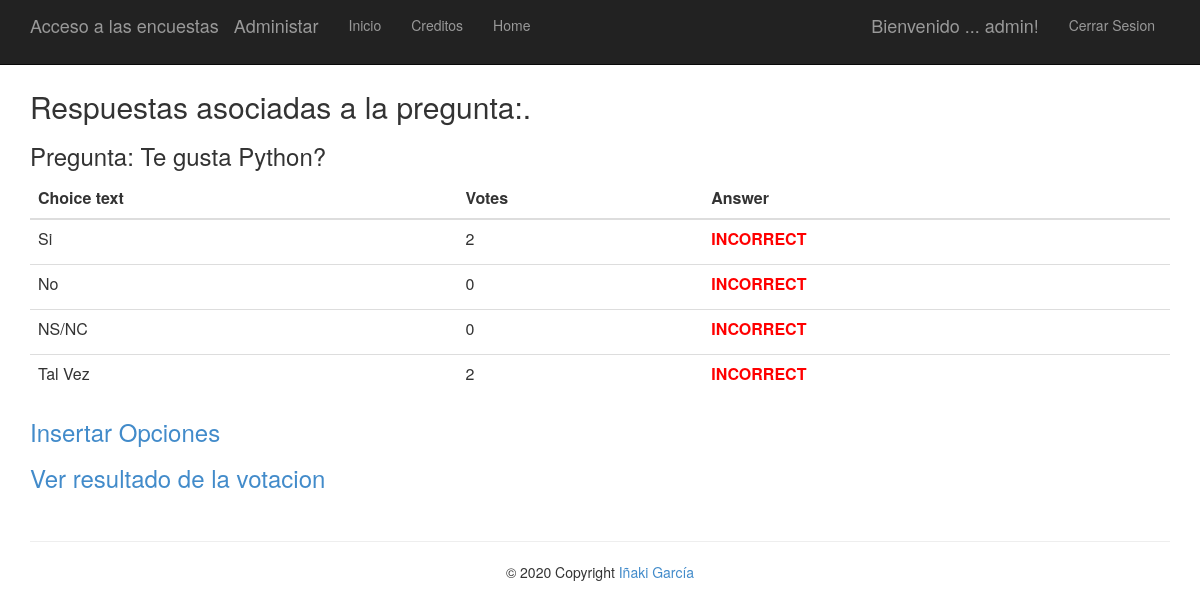
Page /polls/2/ (signed in) on the earlier database version.
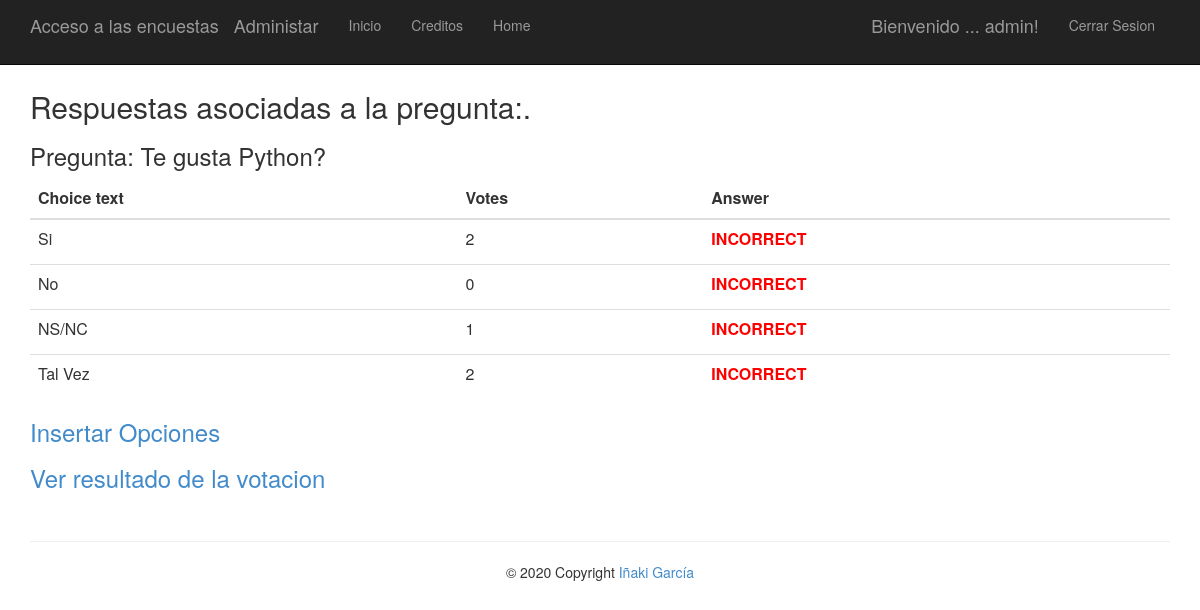
Same page on the later database version.
### app/models.py (models this page shows)
class Choice(models.Model):
    question = models.ForeignKey(Question, on_delete=models.CASCADE,)
    choice_text = models.CharField(max_length=200)
    votes = models.IntegerField(default=0)
    correct = models.BooleanField(default = False)

### app/views.py (the view)
# urls.py: url(r'^polls/(?P<question_id>\d+)/$', app.views.detail, name='detail'),
def detail(request, question_id):
     question = get_object_or_404(Question, pk=question_id)
     return render(request, 'polls/detail.html', {'title':'Respuestas asociadas a la pregunta:','question': question})

### app/templates/polls/detail.html (shortened to what this page needs)
﻿{% extends "app/layout.html" %}
{% block content %}
<h2>{{ title }}.</h2>
<h3>Pregunta: {{ question.question_text }}</h3>
<form action="{% url 'vote' question.id %}" method="POST">
{% if request.user.is_authenticated %}
<table class="table">
    <thead>
        <th scope="col">Choice text</th>
        <th scope="col">Votes</th>
        <th scope="col">Answer</th>
    </thead>
    <tbody>
    {% for choice in question.choice_set.all %}
    <tr>
        <td>{{ choice.choice_text }}</td>
        <td>{{ choice.votes }}</td>
        <td>{% if choice.correct %} <label style="color: green"> CORRECT {% else %} <label style="color: red"> INCORRECT  {% endif %}</tr>
    {% endfor %}
    </tbody>
</table>
{% endif %}
{% if request.user.is_authenticated %}
    <a href="{% url 'choice_add' question.id %}"><h3>Insertar Opciones</h3></a>
    <a href="{% url 'chart' question.id %}"> <h3>Ver resultado de la votacion</h3> </a><br />
{% endif %}
</form>
{% endblock %}

Differences in the rows shown:
changed Choice "NS/NC": votes "0" → "1"
